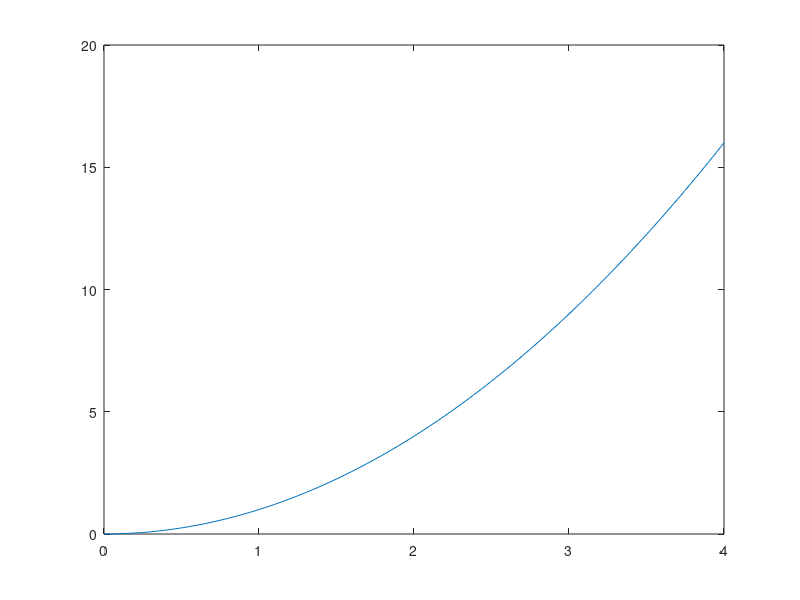

This chart was generated by the following MATLAB code:
clear ; clc  
% para faça
ini = 0 ; % ponto de inicio do laço
fim = 4 ; % ponto final do laço
pas = .05 ; % passo da iteração
Np = (fim-ini)/pas ; % numero de pontos
M = zeros(Np,2) ; % estrutura de armazenamento de dados
c = 0 ; % contador de iterações
for x = ini:pas:fim
    c = c + 1 ; % contador
    y = x^2 ; % f(x)
    M(c,1) = x ; % armazenando x
    M(c,2) = y ; % armazenando f(x)
end
plot(M(:,1),M(:,2)) ; % plotando X vs. Y
save dados_teste.mat M % salvando os dados